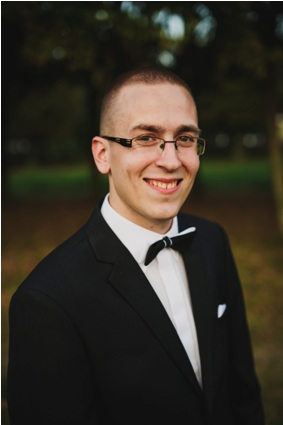
#> input picture utils/images/1.jpg, 283 x 425 px
$ python faceDetection.py utils/images/1.jpg   (Python 2 division)
#> lines starting #> are read from the running program, lines starting #| are printed output that depends on the picture; after the words box and inside, x2 and y2 are one past the last pixel; in counts of white or black regions, pixels touching at a corner belong together
#> in loadImage, returned value is the input picture: shape (425, 283, 3); mean B, G, R 40.4, 50.3, 56.2
### generic/templates/basicDetection.py
import cv2

class basicDetection(object):
	# [4 lines left out: function __init__, not called in this run]

	def loadImage(self):
		raise NotImplementedError

	def findSensitiveObject(self):
		self.loadImage()
		self.removeSensitiveObject()

	def removeSensitiveObject(self, faces, image, rotate):
		raise NotImplementedError

	def sendImage(self):
		raise NotImplemetedError

	def rotateImage(self, image, rotate):
#> called with rotate = -90
		rows, cols, _ = image.shape
#> rows = 425; cols = 283
		M = cv2.getRotationMatrix2D((cols/2,rows/2),rotate,1)
#> M = [[6.12e-17, -1, 353], [1, 6.12e-17, 71]]
		return cv2.warpAffine(image,M,(cols,rows))
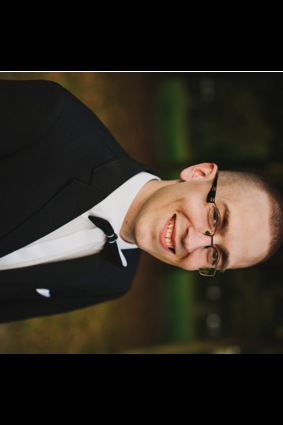
#> returned value: shape (425, 283, 3); mean of channels 0, 1, 2 32, 40.2, 46.5; drawn as B, G, R

# [2 lines that do not run on import are left out]

### faceDetection.py
import cv2
import sys
import math
from pprint import pprint
from generic.templates.basicDetection import basicDetection

class faceDetection(basicDetection):
	cascade = "utils\haarcascade_frontalface_default.xml"

	def __init__(self):
		resultDict, numberOfFaces = self.getCorrectParameters(sys.argv[1])
		pprint(resultDict)
		print numberOfFaces
		for x in numberOfFaces:
			print resultDict[x]["total"]
		scale = self.getAvgNumber(resultDict[4]["scale"] / resultDict[4]["total"])
		neighbor = int(self.getAvgNumber(resultDict[4]["neighbor"] / resultDict[4]["total"]))
		flag = int(self.getAvgNumber(resultDict[4]["flag"] / resultDict[4]["total"]))
		size = int(self.getAvgNumber(resultDict[4]["size"] / resultDict[4]["total"]))
		rotate = int(self.getAvgNumber(resultDict[4]["rotate"] / resultDict[4]["total"]))
		print "scale=%s\nneighbor=%s\nflag=%s\nsize=%s\nrotate=%s\n" % (scale, neighbor, flag, size, rotate)
		faces, image = self.findSensitiveObject(imageUrl=sys.argv[1], scaleFactor=scale, minNeighbors=neighbor, flags=flag, minSize=(size, size + 5), rotate=rotate)
		self.removeSensitiveObject(faces, image, rotate)

	def getAvgNumber(self, number):
		return round(number * 100, -1) / 100

	def loadImage(self, picture):
		return cv2.imread(picture)

	def getGrayColor(self, image):
		return cv2.cvtColor(image, cv2.COLOR_BGR2GRAY)
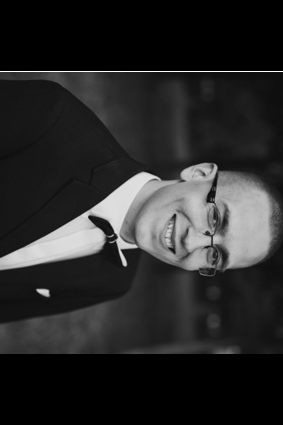
#> returned value: shape (425, 283); min 0, max 255, mean 41.2

	def findSensitiveObject(self, imageUrl=None, scaleFactor=1.2, minNeighbors=3, flags=17, minSize=(13, 18), rotate=0):
		faceCascade = self._getCascade(self.cascade)
		if imageUrl is not None:
			url = imageUrl
		else:
			url = sys.argv[1]
		image = self.loadImage(url)
		imageTemp = image
		image = self.rotateImage(image, rotate)
		faces = faceCascade.detectMultiScale(
			self.getGrayColor(image),
			scaleFactor=scaleFactor,
			minNeighbors=minNeighbors,
			flags = flags,
			minSize=minSize
		)
#> faces = ()
		print "Found {0} faces!".format(len(faces))
#| Found 0 faces!
		return faces, imageTemp

	def removeSensitiveObject(self, faces, image, rotate):
#> called with faces = array of shape (4, 4), rotate = 0
		result_image = image.copy()
		rows, cols, _ = image.shape
#> rows = 425; cols = 283
		for f in faces:
			x1, y1, w, h = [ v for v in f ]
			x2, y2 = x1 + w, y1 + h
			x1r, y1r = self.rotateCoords(x1, y1, cols/2, rows/2, rotate)
			x2r, y2r = self.rotateCoords(x2, y2, cols/2, rows/2, rotate)
			cv2.rectangle(result_image, (x1r, y1r), (x2r, y2r), (0, 255, 0), 2)
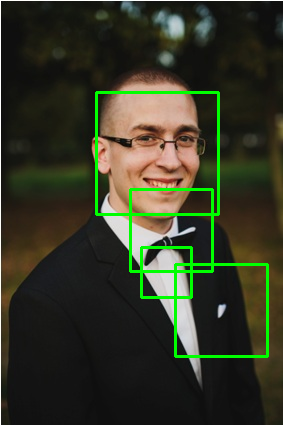
#> result_image: shape (425, 283, 3); 3.38% of pixels changed, all inside (x1, y1, x2, y2) = (95, 91, 269, 358)
			# [6 lines of commented-out code are left out]

		cv2.imshow("Faces found" ,result_image)
		cv2.waitKey(0)

	def sendImage(self):
		pass

	def _getCascade(self, cascade):
		return cv2.CascadeClassifier(cascade)

	def rotateCoords(self, x, y, xm, ym, a):
		a = a * math.pi /180
		xr = (x - xm) * math.cos(a) - (y - ym) * math.sin(a) + xm
		yr = (x - xm) * math.sin(a) + (y - ym) * math.cos(a) + ym

		return [int(xr), int(yr)]

	def getCorrectParameters(self, url):
		resultDict = {}
		numberOfFaces = []
		for scale in range(11, 13, 1):
			for neighbor in range(1,3):
				for flag in range (10, 30, 10):
					for size in range (5,30,5):
						for rotate in range(-90, 90, 90):
							faces, image = self.findSensitiveObject(imageUrl=url, scaleFactor=(scale/10.0), minNeighbors=neighbor,
																	flags=flag, minSize=(size, size+5), rotate=rotate)

							try:
								resultDict[len(faces)]["total"] = resultDict[len(faces)]["total"] + 1
								resultDict[len(faces)]["scale"] = resultDict[len(faces)]["scale"] + (scale / 10.0)
								resultDict[len(faces)]["neighbor"] = resultDict[len(faces)]["neighbor"] + neighbor
								resultDict[len(faces)]["flag"] = resultDict[len(faces)]["flag"] + flag
								resultDict[len(faces)]["size"] = resultDict[len(faces)]["size"] + size
								resultDict[len(faces)]["rotate"] = resultDict[len(faces)]["rotate"] + rotate
							except KeyError:
								resultDict.update({
									len(faces): {
										"total": 1,
										"scale": (scale / 10.0),
										"neighbor": neighbor,
										"flag": flag,
										"size": size,
										"rotate": rotate
									}
								})
								numberOfFaces.append(len(faces))

		return resultDict, numberOfFaces

if __name__ == "__main__":
	faceDetection()
